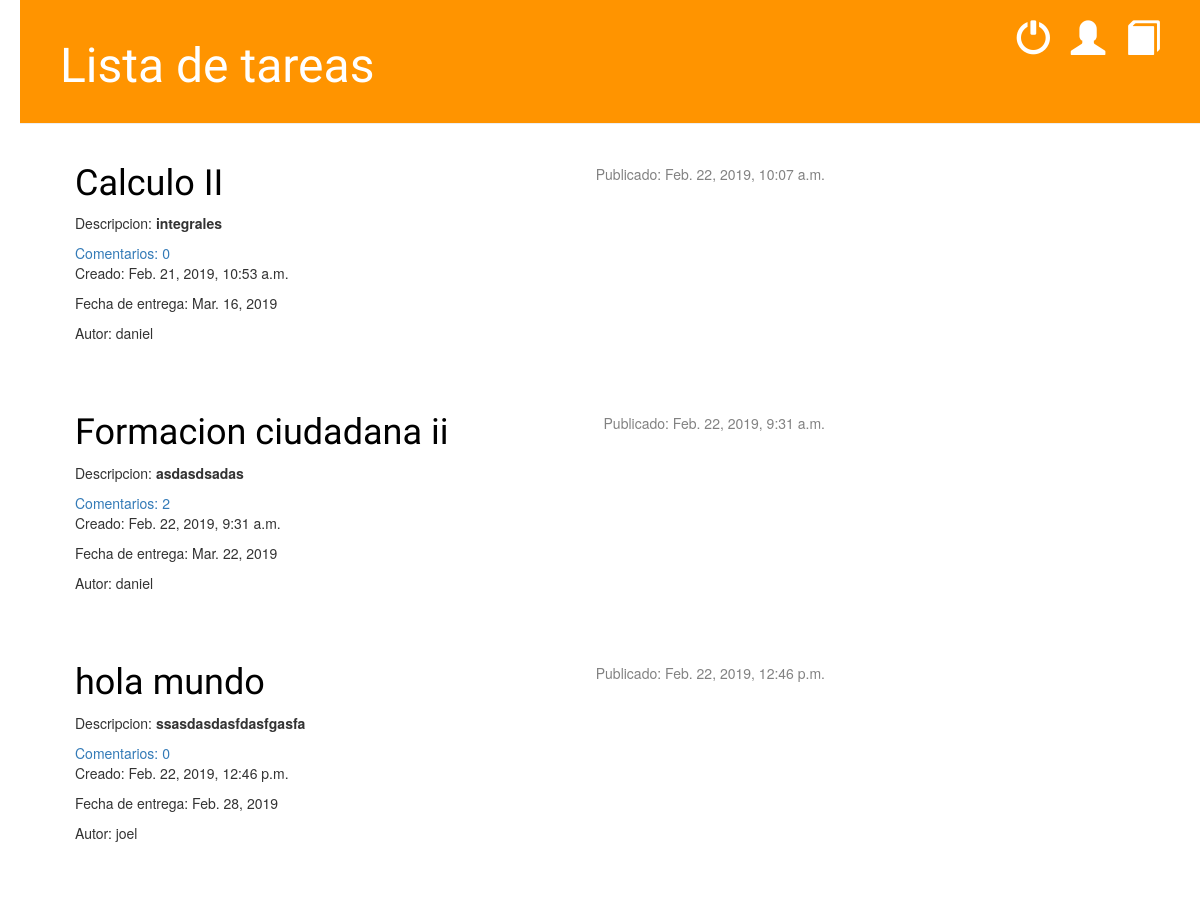
The app's page /, older data.
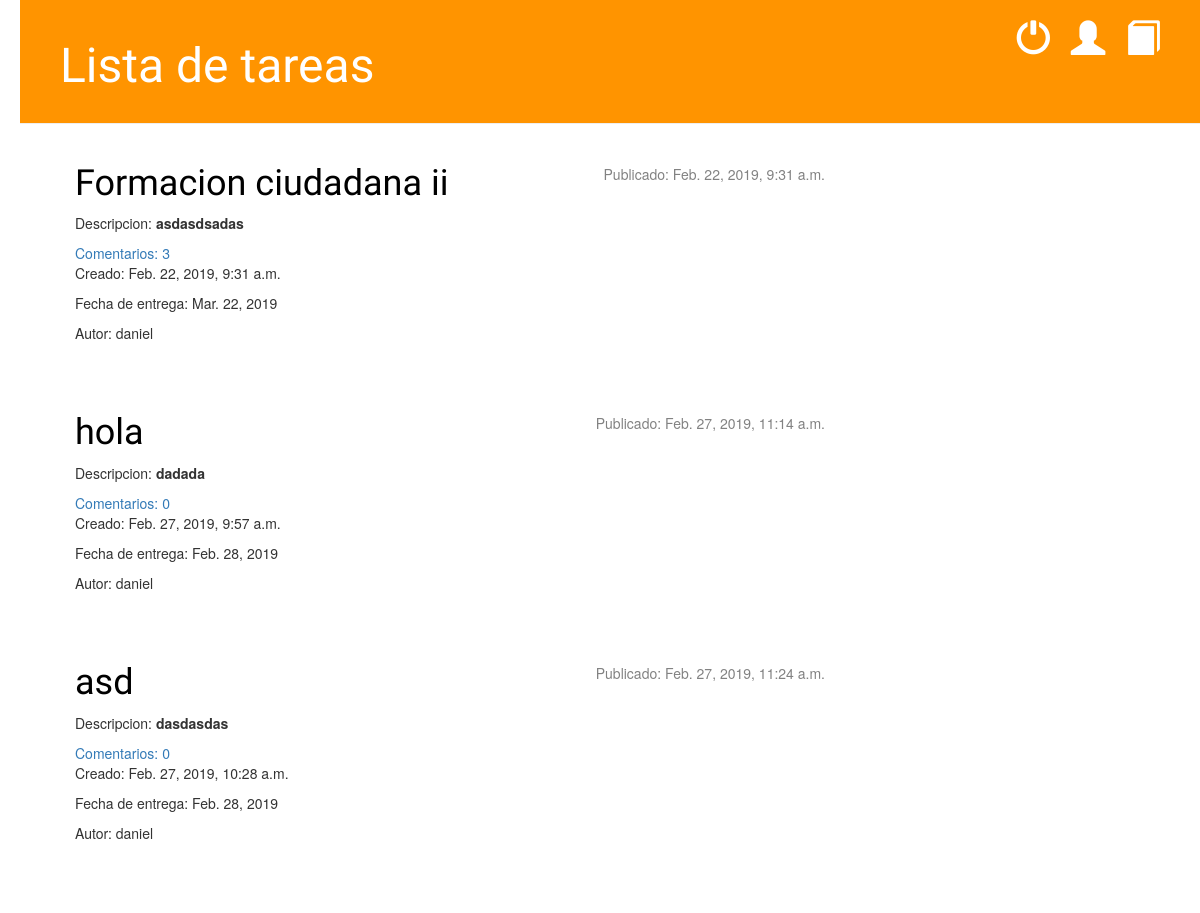
The same page, newer data.
### blog/models.py (models this page shows, shortened)
class Post(models.Model):
    author= models.ForeignKey('auth.User', on_delete=models.CASCADE)
    title= models.CharField(max_length=200)
    text= models.TextField()
    create_date= models.DateTimeField(default=timezone.now)
    entrega_date= models.DateField()
    published_date= models.DateTimeField(blank= True, null=True)
    def approved_comments(self):
        return self.comments.filter(approved_comment=True)

### blog/views.py (the view)
# urls.py: url(r'^$', views.PostList.as_view(), name='post_list'),
class PostList(ListView):
    model = Post
    context_object_name = "posts"

### blog/templates/blog/post_list.html
{% extends 'blog/base.html' %}
    {% block content %}
        {% for post in posts %}
                <div class="post">
                    {% if post.published_date%}
                    <div class="date">
                        <p> Publicado: {{ post.published_date }} </p>
                    </div>
                    <h1><a href="{% url 'post_detail' pk=post.pk %}">{{ post.title }}</a></h1>
                    <p>Descripcion: <strong>{{ post.text|linebreaksbr }}</strong> </p>
                    <a href="{% url 'post_detail' pk=post.pk %}">Comentarios: {{ post.approved_comments.count}}</a>
                    <p> Creado: {{ post.create_date }} </p>
                    <p> Fecha de entrega: {{post.entrega_date}}</p>
                    <p> Autor: {{post.author}}</p>
                {% endif %}
            </div>
        {% endfor %}
    {% endblock %}

### blog/templates/blog/base.html (shortened to what this page needs)
{% load static %}
<html>
    <head>
        <link rel="stylesheet" href="//maxcdn.bootstrapcdn.com/bootstrap/3.2.0/css/bootstrap.min.css">
        <link rel="stylesheet" href="//maxcdn.bootstrapcdn.com/bootstrap/3.2.0/css/bootstrap-theme.min.css">
        <link rel="stylesheet" href="{% static 'css/blog.css' %}">
    </head>
    <body>
        <div class="page-header">
            {% if user.is_authenticated %}
                {% if user.is_superuser or user.is_staff %}
                    <a href="{% url 'post_draft_list' %}" class="top-menu"><span class="glyphicon glyphicon-edit"></span></a>
                {% endif %}
                <a href="{% url 'post_new' %}" class="top-menu"><span class="glyphicon glyphicon-plus"></span></a>
                <p class="top-menu">Hola {{ user.username }} <small>(<a href="{% url 'logout' %}">Salir</a>)</small></p>
            {% else %}
            <a href="{% url 'post_list' %}" class="top-menu"><span class="glyphicon glyphicon-book"></span></a>
            <a href="{% url 'signup' %}" class= "top-menu"><span class="glyphicon glyphicon-user"></span></a>
            <a href="{% url 'login' %}" class="top-menu"><span class="glyphicon glyphicon-off"></span></a>
            {% endif %}
            <h1>Lista de tareas</h1>
        </div>
        <div class="content container">
                <div class="row">
                    <div class="col-md-8">
                    {% block content %}
                    {% endblock %}
                    </div>
                </div>
            </div>
    </body>
</html>

### blog/static/css/blog.css (style rules this page uses)
.page-header { background-color: #ff9400; margin-top: 0; padding: 20px 20px 20px 40px; }
.page-header h1, .page-header h1 a, .page-header h1 a:visited, .page-header h1 a:active { color: #ffffff; font-size: 36pt; text-decoration: none; }
.content { margin-left: 40px; }
h1, h2, h3, h4 { font-family: 'Lobster', cursive; }
.date { float: right; color: #828282; }
.top-menu, .top-menu:hover, .top-menu:visited { color: #ffffff; float: right; font-size: 26pt; margin-right: 20px; }
.post { margin-bottom: 70px; }
.post h1 a, .post h1 a:visited { color: #000000; }
body { padding-left: 20px; background: white }

Row changes from the older to the newer data that the page shows:
removed Post: published_date "Feb. 22, 2019, 10:07 a.m.", title "Calculo II", text "integrales", approved_comments.count "0", create_date "Feb. 21, 2019, 10:53 a.m.", entrega_date "Mar. 16, 2019", author "daniel"
removed Post: published_date "Feb. 22, 2019, 12:46 p.m.", title "hola mundo", text "ssasdasdasfdasfgasfa", approved_comments.count "0", create_date "Feb. 22, 2019, 12:46 p.m.", entrega_date "Feb. 28, 2019", author "joel"
computed for Post "Formacion ciudadana ii": approved_comments.count "2" → "3"
added Post: published_date "Feb. 27, 2019, 11:14 a.m.", title "hola", text "dadada", approved_comments.count "0", create_date "Feb. 27, 2019, 9:57 a.m.", entrega_date "Feb. 28, 2019", author "daniel"
added Post: published_date "Feb. 27, 2019, 11:24 a.m.", title "asd", text "dasdasdas", approved_comments.count "0", create_date "Feb. 27, 2019, 10:28 a.m.", entrega_date "Feb. 28, 2019", author "daniel"
